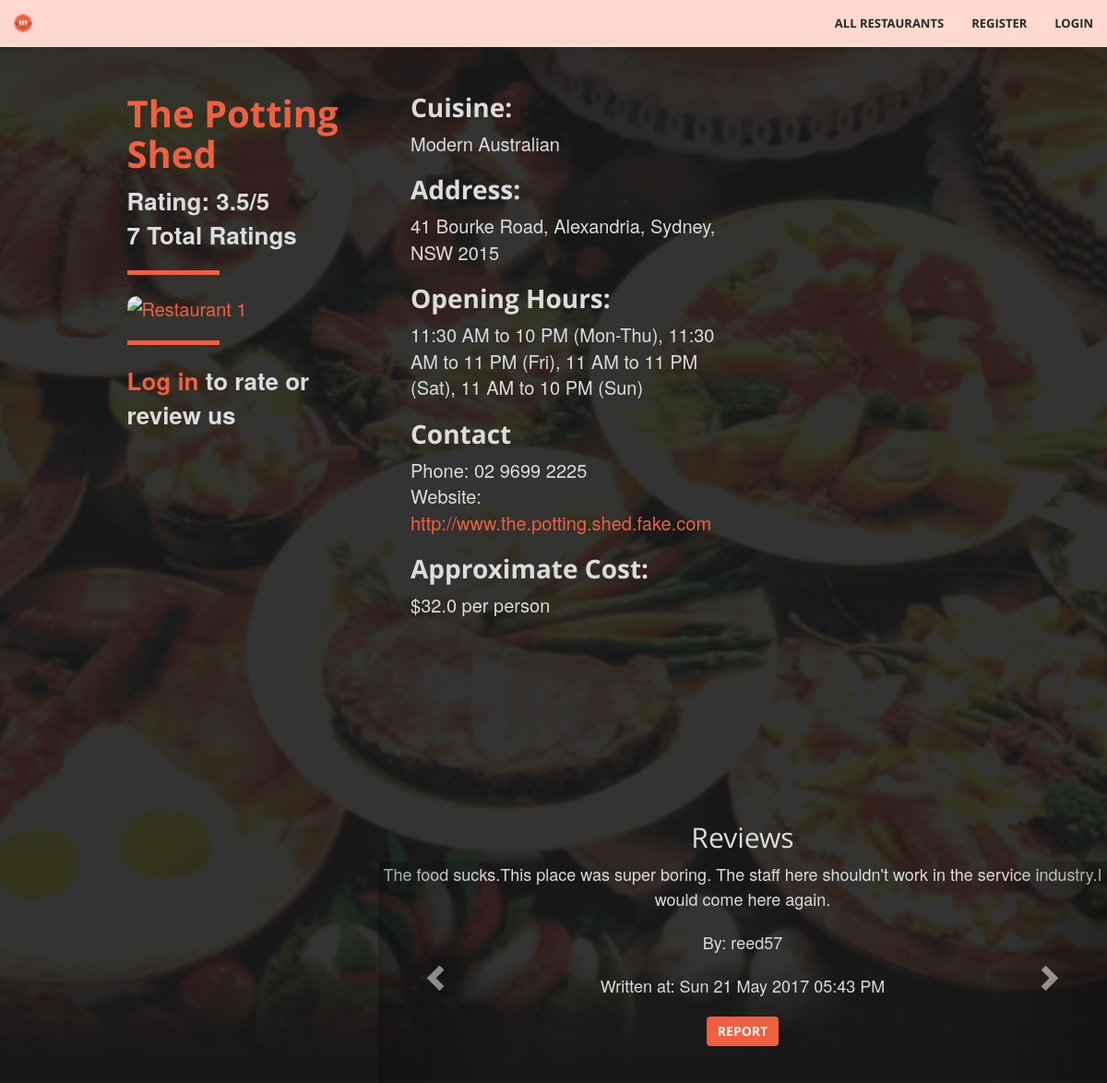
Page /restaurant/1 on the earlier database version.
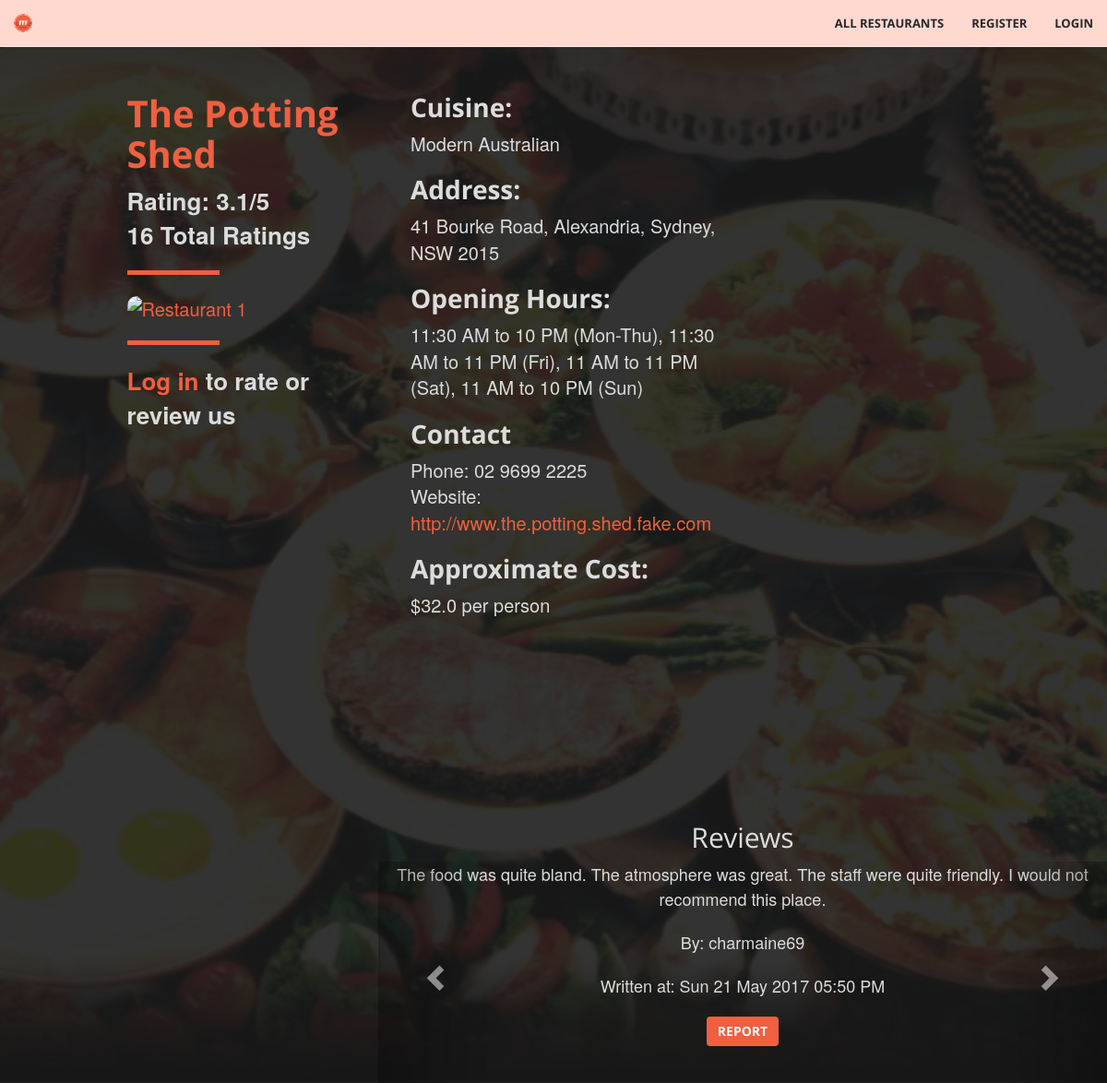
Same page on the later database version.
### tables this page shows
CREATE TABLE Restaurants (
				id			INTEGER not null unique,
				name		TEXT not null,
				suburb	TEXT not null,
				address	TEXT not null,
				postcode INTEGER not null,
				phone		TEXT,
				hours		TEXT, -- business hours; varying format
				cuisine	TEXT not null,
				owner		TEXT,
				website	TEXT not null check (website like 'http%://_%'),
				cost		FLOAT not null, -- average cost per person
				image		TEXT check (image like 'http%://_%'),
				PRIMARY KEY (id),
				FOREIGN KEY (owner) REFERENCES Users(username)
			);

CREATE TABLE Reviews (
				id				INTEGER unique not null,
				user			TEXT not null,
				restaurant	INTEGER not null,
				review		TEXT not null,
				timestamp	DATE not null,
				reported		INTEGER not null check (reported == 0 || reported == 1),
				PRIMARY KEY (user, restaurant), -- one review per user per restaurant
				FOREIGN KEY (user) REFERENCES Users(username),
				FOREIGN KEY (restaurant) REFERENCES Restaurants(id)
	);

### fff.py (the view, shortened to what this page needs)
@app.route('/restaurant/<path:rest_id>', methods=['GET', 'POST'])
def restaurant_page(rest_id):
	conn = sqlite3.connect('data.db')
	c = conn.cursor()
	r = db_interface.get_restaurant_by_id(c, id=rest_id)
	if r:
		reviews = db_interface.get_reviews(c, rest_id)
		already_reviewed = False
		if 'username' in session:
			already_reviewed = db_interface.already_reviewed_restaurant(c, rest_id, session['username'])
		if request.method == 'GET':
			return render_template('restaurant.html', restaurant=r, logged_in=('username' in session),
								   reviews=reviews, already_reviewed=already_reviewed)
	else:
		flash('Restaurant not found!')
		return redirect(url_for('restaurants_page'))

### classes.py (called while the page is built)
	def get_id(self): # Does not require setter
		return self.id

	def get_name(self):
		return self.name

	def get_address(self):
		return self.address

	def get_cuisine(self):
		return self.cuisine

	def get_phone(self):
		return self.phone

	def get_hours(self):
		return self.hours

	def get_rating(self):
		return self.rating

	def get_numRating(self):
		return self.numRating

	def get_website(self):
		return self.website

	def get_cost(self):
		return self.cost

	def get_image(self):
		return self.image

	def get_id(self):
		return self.id

	def get_user(self):
		return self.user

	def get_review(self):
		return self.review

	def get_timestamp(self):
		return self.timestamp

### db_interface.py (called while the page is built)
def get_restaurant_by_id(c, id):
	c.execute("""SELECT * FROM Restaurants WHERE ID=?""", (id, ))
	res = c.fetchone()
	if res:
		 r = Restaurant(
				id=res[0],
				name=res[1],
				suburb=res[2],
				address=res[3],
				postcode=res[4],
				phone=res[5],
				hours=res[6],
				cuisine=res[7],
				owner=res[8],
				website=res[9],
				cost=res[10],
				image=res[11],
				rating=find_average_rating(c, res[0]),
				numRating=find_number_rating(c, res[0])
		 )
		 return r

def find_average_rating(c, i):
	ratings = c.execute("SELECT rating FROM Ratings WHERE restaurant=?", (i, )).fetchall()
	ratings = [r[0] for r in ratings]
	avg = average(ratings)
	if avg == -1:
		 return 0 #this needs to be a number
	return avg

def find_number_rating(c, i):
	r = c.execute("SELECT COUNT(*) FROM Ratings WHERE restaurant=?", (i, )).fetchone()
	return r[0]

def get_reviews(c, restaurant_id):
	results = []
	c.execute("SELECT * FROM Reviews WHERE restaurant=?", (restaurant_id, ))
	for review in c.fetchall():
		 r = Review(
				id=review[0],
				user=review[1],
				review=review[3],
				timestamp=datetime.datetime.strptime(review[4], "%Y-%m-%d %H:%M:%S.%f"),
				reported=review[5]
		 )
		 results.append(r)
	return results

### fff.py (called while the page is built)
@app.context_processor
def utility_processor():
	def is_admin(user):
		conn = sqlite3.connect('data.db')
		c = conn.cursor()
		is_ad = c.execute('SELECT admin FROM Users where username="%s"' %user).fetchone()[0]
		if is_ad == 0:
			return False
		else:
			return True
	return dict(is_admin=is_admin)

### helpers_fff.py (called while the page is built)
def average(arr):  # Calculates average value of an array
    total = 0
    i = 0
    while i < len(arr):
        total += arr[i]
        i += 1
    if i == 0:
        return -1
    else:
        return round(total/i, 1)

### templates/restaurant.html (shortened to what this page needs)
{% extends "base.html" %}
{% block body %}
<header>
  <div class="restaurants">
    <div class="row">
      <br/>
      <div class="col-xs-3 col-xs-offset-1">
        <div class ="restaurants-listing-box">
          <div class="restaurants-listing">
            <h1>{{ restaurant.get_name() }} </h1>
            {% if restaurant.get_rating() == 0 %}
				  <b> Unrated </b> <br>
            {% elif restaurant.get_numRating() == 1 %}
				  <b> Rating: {{ restaurant.get_rating() }}/5 </b> <br>
              <b>{{ restaurant.get_numRating() }} Rating</b>
            {% else %}
				  <b> Rating: {{ restaurant.get_rating() }}/5 </b> <br>
              <b>{{ restaurant.get_numRating() }} Total Ratings</b>
            {% endif %}
            <hr align= "left">
            <a href="{{ url_for('restaurant_page', rest_id = restaurant.get_id()) }}"><img src="{{ restaurant.get_image() }}" alt="Restaurant 1" height ="300" width="440"></a> </br>
              {% if logged_in %}
                <h2>Rate us</h2>
                <form method="POST">
                  <fieldset class="rating">
                    <input type="radio" id="star5" name="rating" value="5" />
                    <label class = "full" for="star5" title="Amazing - 5 stars"></label>
                    <input type="radio" id="star4half" name="rating" value="4.5" />
                    <label class="half" for="star4half" title="4.5 stars"></label>
                    <input type="radio" id="star4" name="rating" value="4" />
                    <label class = "full" for="star4" title="Very good - 4 stars"></label>
                    <input type="radio" id="star3half" name="rating" value="3.5" />
                    <label class="half" for="star3half" title="3.5 stars"></label>
                    <input type="radio" id="star3" name="rating" value="3" />
                    <label class = "full" for="star3" title="Average - 3 stars"></label>
                    <input type="radio" id="star2half" name="rating" value="2.5" />
                    <label class="half" for="star2half" title="2.5 stars"></label>
                    <input type="radio" id="star2" name="rating" value="2" />
                    <label class = "full" for="star2" title="Below average - 2 stars"></label>
                    <input type="radio" id="star1half" name="rating" value="1.5" />
                    <label class="half" for="star1half" title="1.5 stars"></label>
                    <input type="radio" id="star1" name="rating" value="1" />
                    <label class = "full" for="star1" title="Not great - 1 star"></label>
                    <input type="radio" id="starhalf" name="rating" value="0.5" />
                    <label class="half" for="starhalf" title="0.5 stars"></label>
                  </fieldset>
                    <br>
                    <hr align = "left">
                  <input type="submit" value="Submit" class="btn btn-primary">
                </form>
                <hr>
              {%else%}
              <hr align= "left">
              <b><a class="page-scroll" href="{{ url_for('login') }}">Log in</a> to rate or review us</b>
              {% endif %}
          </div>
        </div>
      </div>
      <div class="col-xs-4">
        <div class="restaurants-listing">
          <h2>Cuisine:</h2>
          {{ restaurant.get_cuisine() }} <br/>
          <h2>Address:</h2>
          {{ restaurant.get_address() }} <br/>
          <h2>Opening Hours:</h2>
          {{ restaurant.get_hours() }} <br/>
          <h2>Contact </h2>
          Phone: {{ restaurant.get_phone() }} <br/>
          Website: <a href="{{ restaurant.get_website() }}">{{ restaurant.get_website() }}</a> <br/>
          <h2>Approximate Cost:</h2>
          ${{restaurant.get_cost()}} per person <br/> <br/>
        </div>
      </div>
    </div>
    <div class="row">
      <div class="col-xs-3 col-xs-offset-1">
      </div>
      <div class="col-xs-8">
        <h2>Reviews</h2>
        <div id="carousel-reviews" class="carousel slide" data-ride="carousel">
          <div class="row">
            <div class="carousel-inner" role="listbox">
              {% if reviews|length == 0 %}
                 <p>No reviews yet!</p>
              {% else %}
              {% for i in range(reviews|length) %}
                {% if i == 0 %}
                  <div class="item active">
                {% else %}
                  <div class="item">
                {% endif %}
                  <p>{{ reviews[i].get_review() }}</p>
                  <p>By: {{ reviews[i].get_user() }}</p>
                  <p>Written at: {{ reviews[i].get_timestamp().strftime('%a %d %b %Y %I:%M %p') }}</p>
						<form method="POST">
						  <input type="submit" name="report_review" value=Report Review" class="btn btn-primary">
						</form>
                  <br/>
                  <br/>
                </div>
              {% endfor %}
              {% endif %}
            </div>
            <a class="left carousel-control" href="#carousel-reviews" role="button" data-slide="prev">
              <span class="glyphicon glyphicon-chevron-left" aria-hidden="true"></span>
            </a>
            <a class="right carousel-control" href="#carousel-reviews" role="button" data-slide="next">
              <span class="glyphicon glyphicon-chevron-right" aria-hidden="true"></span>
            </a>
          </div>
          <div class="row">
            <ol class="carousel-indicators">
              {% for i in range(reviews|length) %}
                {% if i == 0 %}
                  <li data-target="#carousel-reviews" data-slide-to="{{ i }}" class="active"></li>
                {% else %}
                  <li data-target="#carousel-reviews" data-slide-to="{{ i }}"></li>
                {% endif %}
              {% endfor %}
            </ol>
          </div>
        </div>
      </div>
    </div>
  </div>
</header>
{% endblock %}

### templates/base.html (shortened to what this page needs)
<!DOCTYPE html>
<html lang="en">
    <head>
        <link href="{{ url_for('static', filename='vendor/bootstrap/css/bootstrap.min.css') }}" rel="stylesheet" type="text/css">
        <link href="{{ url_for('static', filename='vendor/font-awesome/css/font-awesome.min.css') }}" rel="stylesheet" type="text/css">
        <link href="{{ url_for('static', filename='vendor/bootstrap/css/bootstrap-select.min.css') }}" rel="stylesheet" type="text/css">
        <link href="{{ url_for('static', filename='fonts/open_sans.css') }}" rel="stylesheet" type="text/css">
        <link href="{{ url_for('static', filename='fonts/josefin_sans.css') }}" rel="stylesheet" type="text/css">
        <link href="{{ url_for('static', filename='css/fff.css') }}" rel="stylesheet" type="text/css">
        <link href="{{ url_for('static', filename='css/ratings.css') }}" rel="stylesheet" type="text/css">
    </head>
    <body>
      <div class="row">
        <nav id="mainNav" class="navbar navbar-default navbar-fixed-top">
          <div class="container-fluid">
            <div class="navbar-header">
              <a class="navbar-brand page-scroll" href="{{ url_for('home_page') }}"><img src = "{{ url_for('static', filename='img/FFF.png') }}"></a>
            </div>
            <div class="collapse navbar-collapse" id="bs-example-navbar-collapse-1">
              <ul class="nav navbar-nav navbar-right">
                <li>
                    <a class="page-scroll" href="{{ url_for('restaurants_page') }}">All Restaurants</a>
                </li>
                <li>
                  {% if session['logged_in'] != True %}
                    <a class="page-scroll" href="{{ url_for('register') }}">Register</a>
                  {% endif %}
                </li>
                <li>
                  {% if session['logged_in'] == True %}
                    <a class="page-scroll" href="{{ url_for('logout') }}">Logout</a>
                  {% else %}
                    <a class="page-scroll" href="{{ url_for('login') }}">Login</a>
                  {% endif %}
                </li>
              </ul>
            </div>
          </div>
        </nav>
      </div>
      {% block body %}
      {% endblock %}
    </body>
</html>

### static/css/fff.css (style rules this page uses)
html, body { height: 100%; width: 100%; }
body { font-family: 'Josefin Sans', 'Helvetica Neue', Arial, sans-serif; }
hr { border-color: #F05F40; border-width: 5px; max-width: 100px; }
a { -webkit-transition: all 0.35s; -moz-transition: all 0.35s; transition: all 0.35s; color: #F05F40; }
h1, h2, h3, h4, h5, h6 { font-family: 'Open Sans', 'Helvetica Neue', Arial, sans-serif; }
p { font-size: 18px; line-height: 1.5; margin-bottom: 20px; }
.navbar-default { background-color: white; border-color: rgba(34, 34, 34, 0.05); font-family: 'Open Sans', 'Helvetica Neue', Arial, sans-serif; -webkit-transition: all 0.35s; -moz-transition: all 0.35s; transition: all 0.35s; }
.navbar-default .navbar-header .navbar-brand { color: #F05F40; font-family: 'Open Sans', 'Helvetica Neue', Arial, sans-serif; font-weight: 700; text-transform: uppercase; }
.navbar-default .nav > li > a, .navbar-default .nav > li > a:focus { text-transform: uppercase; font-weight: 700; font-size: 13px; color: #222222; }
@media (min-width: 768px) { .navbar-default { background-color: #ffd9d0; border-color: rgba(255, 255, 255, 0.3); } }
@media (min-width: 768px) { .navbar-default .navbar-header .navbar-brand { color: rgb(40,40,40); } }
@media (min-width: 768px) { .navbar-default .nav > li > a, .navbar-default .nav > li > a:focus { color: rgb(40,40,40); } }
header { position: relative; width: 100%; min-height: auto; -webkit-background-size: cover; -moz-background-size: cover; background-size: cover; background-attachment: fixed; -o-background-size: cover; background-position: center; background-image: url('../img/FFFBackground.jpg'); text-align: center; color: rgb(220,220,220); margin-top: 40px; }
@media (min-width: 768px) { header { min-height: 100%; } }
.btn-primary { color: white; background-color: #F05F40; border-color: #F05F40; -webkit-transition: all 0.35s; -moz-transition: all 0.35s; transition: all 0.35s; }
.btn { font-family: 'Open Sans', 'Helvetica Neue', Arial, sans-serif; border: none; font-weight: 700; text-transform: uppercase; }
body { webkit-tap-highlight-color: #222222; }
.restaurants { position: relative; overflow: auto; background-color: rgba(0, 0, 0, 0.8); margin-top: 50px; }
.restaurants .restaurants-listing { text-align: left; font-size:20px; padding: 10px; margin-left: 25px; height: 100vh; }
.restaurants .restaurants-listing h1 { font-size: 40px; color: #F05F40; font-weight: bold; }
.restaurants .restaurants-listing h2 { font-weight: bold; font-size:28px; }
.restaurants .restaurants-listing b { font-weight: none; font-size: 26px; }
img { max-height: 100%; max-width: 100%; border-radius: 10px; }
.collapse li a { color: white; }

Differences in the rows shown:
no longer on this page (row edited): Reviews: review "The food sucks.This place was super boring. The staff here shouldn't work in the service industry.I would come here again.", user "reed57"
now on this page (row edited): Reviews: review "The food was quite bland. The atmosphere was great. The staff were quite friendly. I would not recommend this place.", user "charmaine69"
Other differences:
{{ restaurant.get_rating() }}: "3.5" → "3.1"
{{ restaurant.get_numRating() }}: "7" → "16"
new list line: "By: Written at: Sun 21 May 2017 05:50 PM Report"
list line gone: "By: Written at: Sun 21 May 2017 05:43 PM Report"
